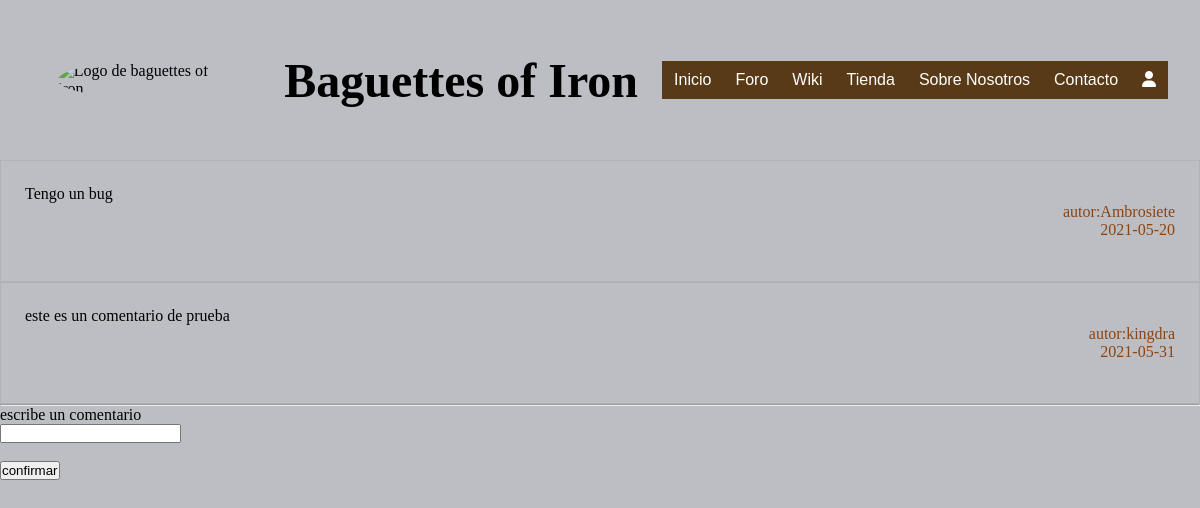
/discussion.php?id= 2 (signed in), run on the app's committed database.
### tables this page shows
CREATE TABLE `comentarios` (
  `id` int(10) NOT NULL,
  `comentario` varchar(500) NOT NULL,
  `fecha` date NOT NULL,
  `id_usuario` int(10) NOT NULL,
  `id_hilo` int(10) NOT NULL
);

CREATE TABLE `usuarios` (
  `id` int(10) NOT NULL,
  `usuario` varchar(50) NOT NULL,
  `password` varchar(60) NOT NULL,
  `nombre` varchar(50) NOT NULL,
  `apellidos` varchar(50) NOT NULL,
  `correo` varchar(50) DEFAULT NULL,
  `rol_id` int(10) NOT NULL
);

### includes/bootup.php (called while the page is built, shortened)
<?php
    spl_autoload_register(function($class){
        $prefix="es\\fdi\\ucm\\aw";
        $base_dir = __DIR__;
        $len = strlen($prefix);
        $relative_class = substr($class,$len);
        $file = $base_dir.str_replace('\\','/',$relative_class).'.php';
    });
?>

### includes/aplicacion.php (called while the page is built, shortened)
<?php
    class Aplicacion
    {
        private static  $instance = null;
        private $conn=null;
        public $datosBD=array();
        public static function getInstance(){
            if(Aplicacion::$instance==null)
                Aplicacion::$instance = new Aplicacion();
            return Aplicacion::$instance;
        }
        public function init($datos){
            $this->datosBD= $datos;
        }
        public function conexionBD(){
            if($this->conn==null){
                $this->conn = new \mysqli($this->datosBD['host'],$this->datosBD['user'],$this->datosBD['pass'],$this->datosBD['bd']);
            }
            return $this->conn;
        }
    }
?>

### includes/comentario.php (called while the page is built, shortened)
<?php
	class Comentario{
		function cargacomentario($padre){
			$busqueda = "SELECT * FROM comentarios WHERE id_hilo = '$padre' ";
			$comentarios = Aplicacion::getInstance()->conexionBD()->query($busqueda);
			return $comentarios;
		}
		function getnombrecreador($id){
			$busca = "SELECT usuario FROM usuarios WHERE id = '$id' ";
			$conexion=Aplicacion::getInstance()->conexionBD()->query($busca);
			$ids =$conexion->fetch_assoc();
			$ret = $ids['usuario'];
			return $ret;
		}
	}
?>

### discussion.php (the view, shortened to what this page needs)
<?php
	require_once('includes/bootup.php');
  if(isset($_GET['id'])){
    $padre=$_GET['id'];
  }
	else $padre ='1';
  $com=new comentario('','','');
	$comentarios=$com->cargacomentario($padre);
  $contenido=" ";
  while($mensaje = $comentarios->fetch_assoc()){
    $if=$mensaje['id_usuario'];
    $ids=$com->getnombrecreador($if);
    $fecha =$mensaje['fecha'];
    $intento=$mensaje['comentario'];
    $contenido.=<<<EOF
    <div class='comentario'>
    <p> $intento </p>
    <p id='creador'>autor:$ids</p>
    <p id='fecha'>$fecha<p></br>
    </div>
    EOF;
  }
  require_once __DIR__.'/includes/plantillas/plantillaB.php';
?>

### css/master.css (style rules this page uses)
body { background-color: #BDBEC3; }
* { margin:0px; padding:0px; }
.comentario { border: rgba(4, 23, 37, 0.068) solid thin; padding: 2%; }
#creador { text-align: right; color: saddlebrown; }
#fecha { text-align: right; color: saddlebrown; }

### data on the page
comentarios: comentario "Tengo un bug", id_usuario.usuario "Ambrosiete", fecha "2021-05-20"
comentarios: comentario "este es un comentario de prueba", id_usuario.usuario "kingdra", fecha "2021-05-31"
